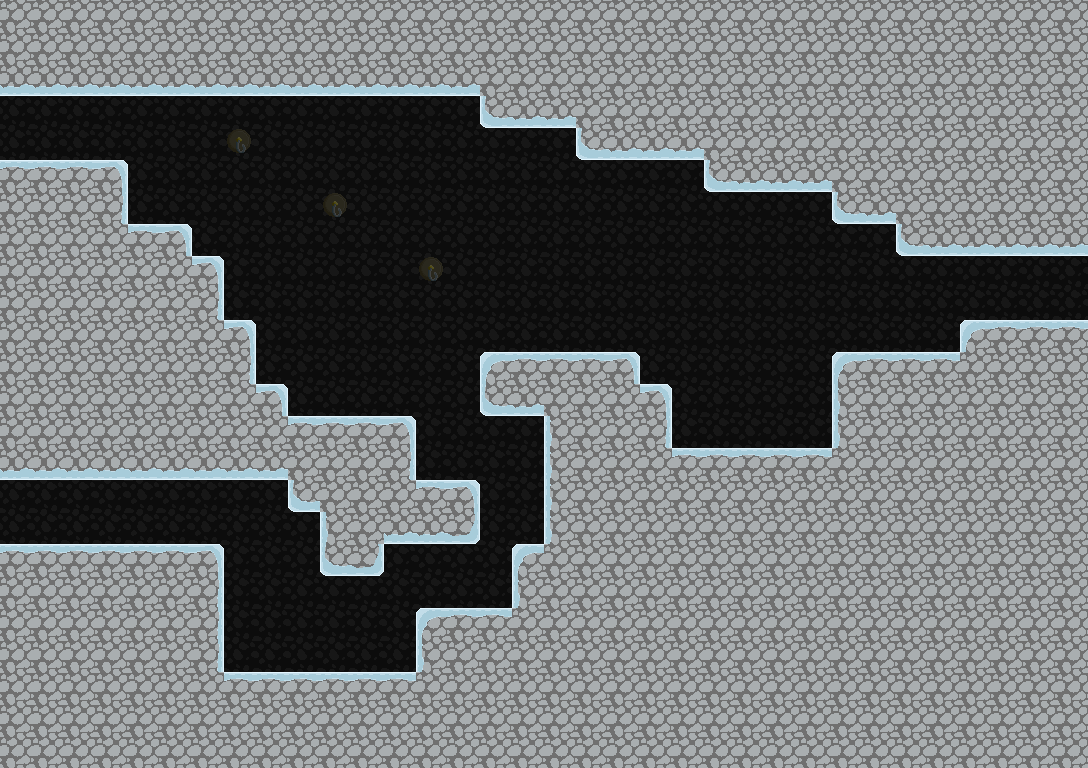

This is a level from a 2D game, rendered from its Tiled map with the project's own tilesets. A one-line summary and the complete map file follow:
An orthogonal 34x24 tile map with 32x32 px tiles, 2 tile layers (tilemap, foreground) and 3 objects (3x TravelPoint).

<map version="1.0" orientation="orthogonal" width="34" height="24" tilewidth="32" tileheight="32">
 <tileset firstgid="1" name="tilemap" tilewidth="32" tileheight="32">
  <image source="gfx/tilemap.png" width="192" height="320" />
 </tileset>
 <layer name="tilemap" width="34" height="24" opacity="0.34">
  <data encoding="csv">
9,9,9,9,9,9,9,9,9,9,9,9,9,9,9,9,9,9,9,9,9,9,9,9,9,9,9,9,9,9,9,9,9,9,
9,9,9,9,9,9,9,9,9,9,9,9,9,9,9,9,9,9,9,9,9,9,9,9,9,9,9,9,9,9,9,9,9,9,
9,9,9,9,9,9,9,9,9,9,9,9,9,9,9,9,9,9,9,9,9,9,9,9,9,9,9,9,9,9,9,9,9,9,
9,9,9,9,9,9,9,9,9,9,9,9,9,9,9,9,9,9,9,9,9,9,9,9,9,9,9,9,9,9,9,9,9,9,
9,9,9,9,9,9,9,40,9,9,9,9,9,9,9,9,9,9,9,9,9,9,9,9,9,9,9,9,9,9,9,9,9,9,
9,9,9,9,9,9,9,9,9,9,9,9,9,9,9,9,9,9,9,9,9,9,9,9,9,9,9,9,9,9,9,9,9,9,
9,9,9,9,9,9,9,9,9,9,40,9,9,9,9,9,9,9,9,9,9,9,9,9,9,9,9,9,9,9,9,9,9,9,
9,9,9,9,9,9,9,9,9,9,9,9,9,9,9,9,9,9,9,9,9,9,9,9,9,9,9,9,9,9,9,9,9,9,
9,9,9,9,9,9,9,9,9,9,9,9,9,40,9,9,9,9,9,9,9,9,9,9,9,9,9,9,9,9,9,9,9,9,
9,9,9,9,9,9,9,9,9,9,9,9,9,9,9,9,9,9,9,9,9,9,9,9,9,9,9,9,9,9,9,9,9,9,
9,9,9,9,9,9,9,9,9,9,9,9,9,9,9,9,9,9,9,9,9,9,9,9,9,9,9,9,9,9,9,9,9,9,
9,9,9,9,9,9,9,9,9,9,9,9,9,9,9,9,9,9,9,9,9,9,9,9,9,9,9,9,9,9,9,9,9,9,
9,9,9,9,9,9,9,9,9,9,9,9,9,9,9,9,9,9,9,9,9,9,9,9,9,9,9,9,9,9,9,9,9,9,
9,9,9,9,9,9,9,9,9,9,9,9,9,9,9,9,9,9,9,9,9,9,9,9,9,9,9,9,9,9,9,9,9,9,
9,9,9,9,9,9,9,9,9,9,9,9,9,9,9,9,9,9,9,9,9,9,9,9,9,9,9,9,9,9,9,9,9,9,
9,9,9,9,9,9,9,9,9,9,9,9,9,9,9,9,9,9,9,9,9,9,9,9,9,9,9,9,9,9,9,9,9,9,
9,9,9,9,9,9,9,9,9,9,9,9,9,9,9,9,9,9,9,9,9,9,9,9,9,9,9,9,9,9,9,9,9,9,
9,9,9,9,9,9,9,9,9,9,9,9,9,9,9,9,9,9,9,9,9,9,9,9,9,9,9,9,9,9,9,9,9,9,
9,9,9,9,9,9,9,9,9,9,9,9,9,9,9,9,9,9,9,9,9,9,9,9,9,9,9,9,9,9,9,9,9,9,
9,9,9,9,9,9,9,9,9,9,9,9,9,9,9,9,9,9,9,9,9,9,9,9,9,9,9,9,9,9,9,9,9,9,
9,9,9,9,9,9,9,9,9,9,9,9,9,9,9,9,9,9,9,9,9,9,9,9,9,9,9,9,9,9,9,9,9,9,
9,9,9,9,9,9,9,9,9,9,9,9,9,9,9,9,9,9,9,9,9,9,9,9,9,9,9,9,9,9,9,9,9,9,
9,9,9,9,9,9,9,9,9,9,9,9,9,9,9,9,9,9,9,9,9,9,9,9,9,9,9,9,9,9,9,9,9,9,
9,9,9,9,9,9,9,9,9,9,9,9,9,9,9,9,9,9,9,9,9,9,9,9,9,9,9,9,9,9,9,9,9,9
</data>
 </layer>
 <layer name="foreground" width="34" height="24">
  <data encoding="csv">
11,11,11,11,11,11,11,11,11,11,11,11,11,11,11,11,11,11,11,11,11,11,11,11,11,11,11,11,11,11,11,11,11,11,
11,11,11,11,11,11,11,11,11,11,11,11,11,11,11,11,11,11,11,11,11,11,11,11,11,11,11,11,11,11,11,11,11,11,
17,17,17,17,17,17,17,17,17,17,17,17,17,17,17,11,11,11,11,11,11,11,11,11,11,11,11,11,11,11,11,11,11,11,
0,0,0,0,0,0,0,0,0,0,0,0,0,0,0,16,17,17,11,11,11,11,11,11,11,11,11,11,11,11,11,11,11,11,
0,0,0,0,0,0,0,0,0,0,0,0,0,0,0,0,0,0,16,17,17,17,11,11,11,11,11,11,11,11,11,11,11,11,
5,5,5,6,0,0,0,0,0,0,0,0,0,0,0,0,0,0,0,0,0,0,16,17,17,17,11,11,11,11,11,11,11,11,
11,11,11,12,0,0,0,0,0,0,0,0,0,0,0,0,0,0,0,0,0,0,0,0,0,0,16,17,11,11,11,11,11,11,
11,11,11,11,5,6,0,0,0,0,0,0,0,0,0,0,0,0,0,0,0,0,0,0,0,0,0,0,16,17,17,17,17,17,
11,11,11,11,11,11,6,0,0,0,0,0,0,0,0,0,0,0,0,0,0,0,0,0,0,0,0,0,0,0,0,0,0,0,
11,11,11,11,11,11,12,0,0,0,0,0,0,0,0,0,0,0,0,0,0,0,0,0,0,0,0,0,0,0,0,0,0,0,
11,11,11,11,11,11,11,6,0,0,0,0,0,0,0,0,0,0,0,0,0,0,0,0,0,0,0,0,0,0,4,5,5,5,
11,11,11,11,11,11,11,12,0,0,0,0,0,0,0,4,5,5,5,6,0,0,0,0,0,0,4,5,5,5,11,11,11,11,
11,11,11,11,11,11,11,11,6,0,0,0,0,0,0,16,17,11,11,11,6,0,0,0,0,0,10,11,11,11,11,11,11,11,
11,11,11,11,11,11,11,11,11,5,5,5,6,0,0,0,0,10,11,11,12,0,0,0,0,0,10,11,11,11,11,11,11,11,
17,17,17,17,17,17,17,17,17,11,11,11,12,0,0,0,0,10,11,11,11,5,5,5,5,5,11,11,11,11,11,11,11,11,
0,0,0,0,0,0,0,0,0,16,11,11,11,5,6,0,0,10,11,11,11,11,11,11,11,11,11,11,11,11,11,11,11,11,
0,0,0,0,0,0,0,0,0,0,10,11,17,17,18,0,0,10,11,11,11,11,11,11,11,11,11,11,11,11,11,11,11,11,
5,5,5,5,5,5,6,0,0,0,16,18,0,0,0,0,4,11,11,11,11,11,11,11,11,11,11,11,11,11,11,11,11,11,
11,11,11,11,11,11,12,0,0,0,0,0,0,0,0,0,10,11,11,11,11,11,11,11,11,11,11,11,11,11,11,11,11,11,
11,11,11,11,11,11,12,0,0,0,0,0,0,4,5,5,11,11,11,11,11,11,11,11,11,11,11,11,11,11,11,11,11,11,
11,11,11,11,11,11,12,0,0,0,0,0,0,10,11,11,11,11,11,11,11,11,11,11,11,11,11,11,11,11,11,11,11,11,
11,11,11,11,11,11,11,5,5,5,5,5,5,11,11,11,11,11,11,11,11,11,11,11,11,11,11,11,11,11,11,11,11,11,
11,11,11,11,11,11,11,11,11,11,11,11,11,11,11,11,11,11,11,11,11,11,11,11,11,11,11,11,11,11,11,11,11,11,
11,11,11,11,11,11,11,11,11,11,11,11,11,11,11,11,11,11,11,11,11,11,11,11,11,11,11,11,11,11,11,11,11,11
</data>
 </layer>
 <objectgroup name="objects" width="34" height="24">
  <object name="room0-6to0-2" type="TravelPoint" x="0" y="96" width="32" height="64">
   <properties>
    <property name="map" value="room0-2" />
    <property name="target" value="room0-2to0-6" />
   </properties>
  </object>
  <object name="room0-6to4-4" type="TravelPoint" x="0" y="480" width="32" height="64">
   <properties>
    <property name="map" value="room4-4" />
    <property name="target" value="room4-4to0-6" />
   </properties>
  </object>
  <object name="room0-6to3-1" type="TravelPoint" x="1056" y="256" width="32" height="64">
   <properties>
    <property name="map" value="room3-1" />
    <property name="target" value="room3-1to0-6" />
   </properties>
  </object>
 </objectgroup>
</map>
